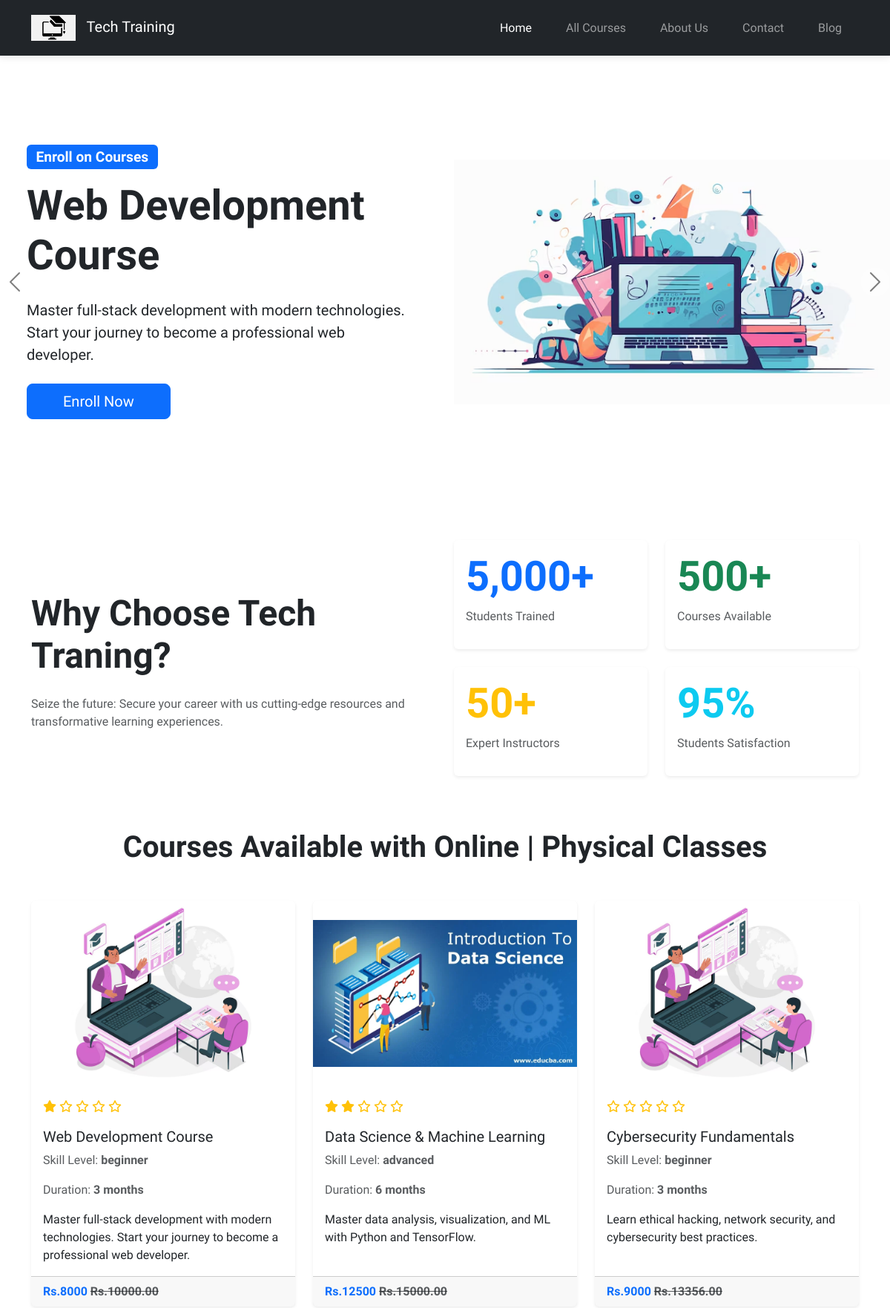
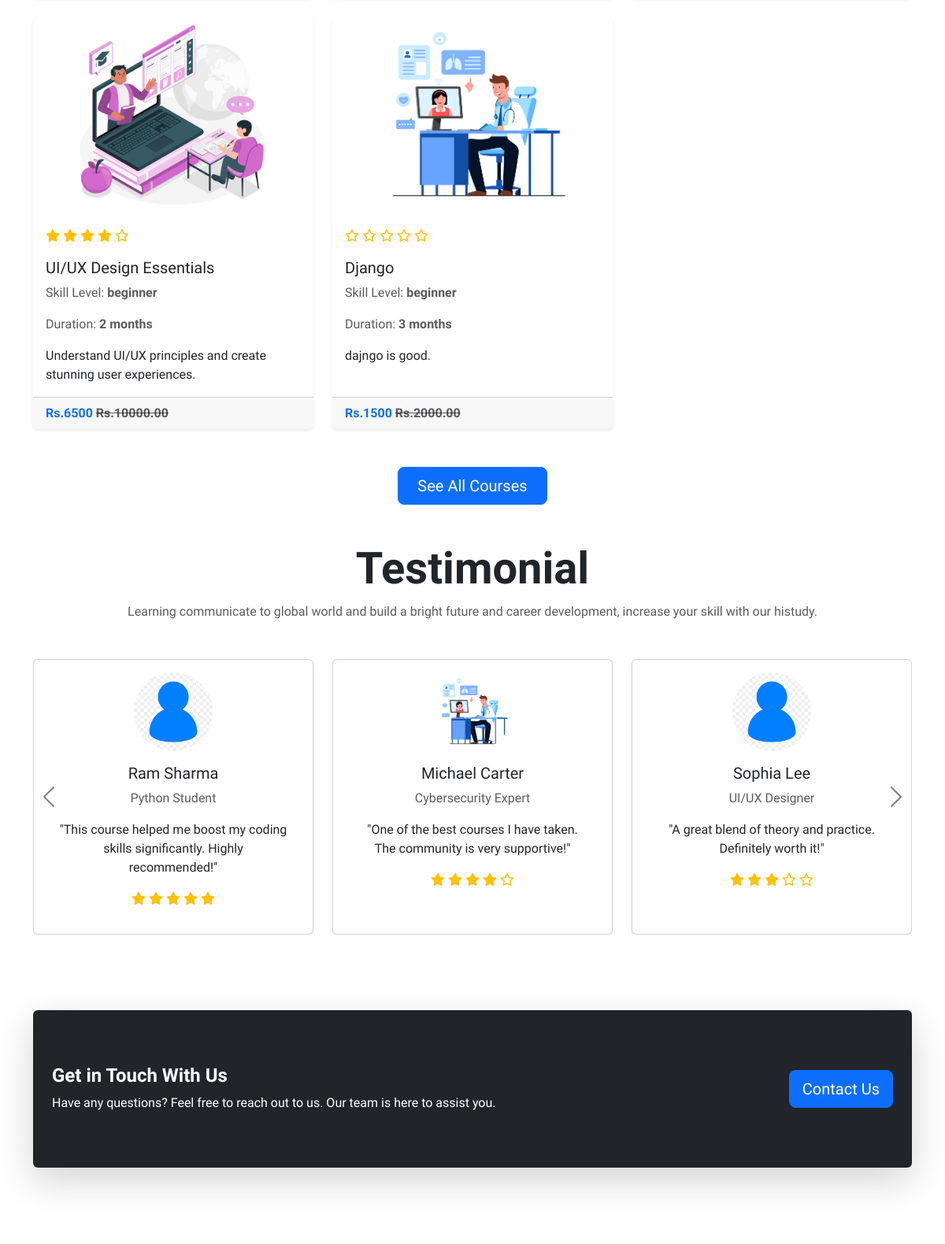
The page / (upper part) on the database its author committed (2 pictures, top to bottom).
### main_page_app/models.py (models this page shows, shortened)
class Courses(models.Model):
    CATEGORY_CHOICES = [
        ("programming", "Programming"),
        ("web development", "Web Development"),
        ("data science & analytics", "Data Science & Analytics"),
        ("graphic designing", "Graphic Designing"),
    ]
    SKILL_LEVEL = [
        ("beginner", "Beginner"),
        ("intermediate", "Intermediate"),
        ("advanced", "Advanced"),
    ]
    title = models.CharField(max_length=200)
    category = models.CharField(max_length=100, choices=CATEGORY_CHOICES)
    skill_level = models.CharField(max_length=100, choices=SKILL_LEVEL)
    description = models.TextField()
    syllabus = models.TextField(null=True)
    course_material = models.FileField(
        upload_to="course_materials/", blank=True, null=True
    )
    image = models.ImageField(upload_to="images/courses/", blank=True, null=True)
    price = models.DecimalField(max_digits=10, decimal_places=2)
    discount = models.PositiveIntegerField(default=0)
    instructor = models.ForeignKey(
        CustomUser,
        on_delete=models.CASCADE,
        limit_choices_to={"user_type": "instructor"},
        null=True,
    )
    duration = models.CharField(
        max_length=50, help_text="in months"
    )  # duration like 3 months
    enrollment_deadline = models.DateField()
    prerequisites = models.TextField(
        blank=True, null=True
    )  # (e.g., "Basic understanding of programming").
    special_offers = models.ManyToManyField(SpecialOffers, blank=True)
    course_rating = models.DecimalField(max_digits=3, decimal_places=2, default=0.0)
    is_new = models.BooleanField(default=True)
    is_active = models.BooleanField(default=True)
    created_at = models.DateTimeField(auto_now_add=True)
    updated_at = models.DateTimeField(auto_now=True)

class Testimonial(models.Model):
    student_name = models.CharField(max_length=100)
    postion = models.CharField(max_length=100)
    testimonial = models.TextField()
    photo = models.ImageField(upload_to="images/testimonials/", null=True, blank=True)
    rating = models.DecimalField(
        max_digits=3, decimal_places=2, default=0.0
    )  # Max 5.0 rating
    is_active = models.BooleanField(default=True)

### main_page_app/views.py (the view)
# urls.py: path("", home, name="home"),
def home(request):
    courses = Courses.objects.filter(is_new=True, is_active=True).first()
    coursess = Courses.objects.all()[:6]
    offers = SpecialOffers.objects.filter(is_active=True)[:3]
    announcement = Announcement.objects.filter(is_active=True).first()
    testimonials = Testimonial.objects.all()
    context = {
        "courses": courses,
        "coursess": coursess,
        "offers": offers,
        "announcement": announcement,
        "testimonials": testimonials,
        "date": datetime.now().year,
    }
    return render(request, "mainpage_html/home.html", context)

### main_page_app/templates/mainpage_html/home.html (shortened to what this page needs)
{% extends 'base.html' %}
 {% block content %}
 {% load static %}
<div id="carouselExampleCaptions" class="carousel slide"  data-bs-ride="carousel">
    <div class="carousel-inner">
      <div class="carousel-item active" data-bs-interval="10000">
        <div class="row align-items-center" style="min-height: 600px;">
          <div class="col-md-6 p-5">
            <div class="badge bg-primary mb-3" style="font-size: 1.2rem;">Enroll on Courses</div>
            {% if courses %}
            <h1 class="display-4 fw-bold mb-4">{{courses.title}}</h1>
            <p class="lead mb-4">{{courses.description}}</p>
            {% endif %}
            <div class="d-grid gap-3 d-md-block">
              <a href="{% url 'courses' %}"><button class="btn btn-primary btn-lg px-5 me-md-2">Enroll Now</button></a>
            </div>
          </div>
          <div class="col-md-6 d-block">
            <img src="{% static 'images/image.png' %}" class="d-none d-md-block w-100 h-100" style="object-fit: cover;" alt="Web Development">
          </div>
        </div>
      </div>
    </div>
  <button class="carousel-control-prev" type="button" data-bs-target="#carouselExampleCaptions" data-bs-slide="prev">
    <span class="carousel-control-prev-icon" aria-hidden="true"></span>
  </button>
  <button class="carousel-control-next" type="button" data-bs-target="#carouselExampleCaptions" data-bs-slide="next">
    <span class="carousel-control-next-icon" aria-hidden="true"></span>
  </button>
</div>
  <div class="container my-5">
    <div class="row align-item-center">
      <div class="col-md-6 d-flex flex-column justify-content-center" data-aos="fade-down"  data-aos-duration="1000">
        <h1 class="display-5 fw-bold mb-4">Why Choose Tech Traning?</h1>
        <p class="text-muted">Seize the future: Secure your career with us cutting-edge resources and transformative learning experiences.</p>
      </div>
      <div class="col-md-6" data-aos="fade-down"  data-aos-duration="1000">
        <div class="row">
          <div class="col-md-6 mb-4">
            <div class="card shadow-sm border-0">
              <div class="card-body">
                <h1 class="display-4 fw-bold text-primary">5,000+</h1>
                <p class="text-muted">Students Trained</p>
              </div>
            </div>
          </div>
          <div class="col-md-6 mb-4">
            <div class="card shadow-sm border-0">
              <div class="card-body">
                <h1 class="display-4 fw-bold text-success">500+</h1>
                <p class="text-muted">Courses Available</p>
              </div>
            </div>
          </div>
          <div class="col-md-6 mb-4">
            <div class="card shadow-sm border-0">
              <div class="card-body">
                <h1 class="display-4 fw-bold text-warning">50+</h1>
                <p class="text-muted">Expert Instructors</p>
              </div>
            </div>
          </div>
          <div class="col-md-6 mb-4">
            <div class="card shadow-sm border-0">
              <div class="card-body">
                <h1 class="display-4 fw-bold text-info">95%</h1>
                <p class="text-muted">Students Satisfaction</p>
              </div>
            </div>
          </div>
        </div>
      </div>
    </div>
  </div>
  <h1 class="fw-bold text-center mt-5" data-aos="fade-down"  data-aos-duration="1000">Courses Available with Online | Physical Classes</h1>
  <div class="container my-5">
    <div class="row row-cols-1 row-cols-md-2 row-cols-lg-3 g-4"  data-aos="fade-down"  data-aos-duration="1000" >
      {% for courses in coursess %}
      <div class="col-md-4">
        <div class="card h-100 shadow-sm border-0 hover-scale">
          <img src=" {% if courses.image %} {{courses.image.url}} {% else %} {% static 'images/default.png' %}
          {% endif %}" class="card-img-top img-fluid" alt="Course Image" style="height: 250px; object-fit: contain;">
          <div class="card-body">
             <div class="mb-3">
              <div class="d-flex align-items-center">
                <span class="text-warning">
                  {% for _ in "12345" %}
                    {% if forloop.counter <= courses.course_rating %}
                      <i class="fas fa-star"></i>
                    {% else %}
                      <i class="far fa-star"></i>
                    {% endif %}
                  {% endfor %}
                </span>
              </div>
            </div>
            <h5 class="card-title">{{courses.title}}</h5>
            <p class="text-muted">Skill Level: <span class="fw-bold">{{courses.skill_level}}</span></p>
            <p class="text-muted">Duration: <span class="fw-bold">{{courses.duration}} months</span></p>
            <p class="card-text">{{courses.description}}</p>
          </div>
          <div class="card-footer d-flex justify-content-between align-items-center">
            <span class="text-primary fw-bold">Rs.{{courses.discount}} <del class="text-muted">Rs.{{courses.price}}</del></span>
          </div>
        </div>
      </div>
      {% endfor %}
    </div>
  </div>
  <div class="text-center mt-4">
    <a href="{% url 'courses' %}" class="btn btn-primary btn-lg px-4">See All Courses</a>
  </div>
<div class="container my-5 mt-5" data-aos="fade-down"  data-aos-duration="1000">
  <h2 class="text-center display-4 fw-bold mt-5">Testimonial</h2>
  <p class="text-muted text-center mb-5">Learning communicate to global world and build a bright future and career development, increase your skill with our histudy.</p>
  <div id="testimonialCarousel" class="carousel slide" data-bs-ride="carousel">
    <div class="carousel-inner">
      {% for testimonial in testimonials|slice:":3" %}
      <div class="carousel-item {% if forloop.first %}active{% endif %}">
        <div class="row row-cols-1 row-cols-md-3 g-4">
          {% for testimonial in testimonials %}
          <div class="col">
            <div class="card h-100 shadow-sm text-center p-3">
              <img src="{% if testimonial.photo %}{{ testimonial.photo.url }}{% else %}{% static 'images/default-user.png' %}{% endif %}" class="rounded-circle mx-auto" alt="{{ testimonial.student_name }}" width="100" height="100">
              <div class="card-body">
                <h5 class="card-title">{{ testimonial.student_name }}</h5>
                <p class="text-muted">{{ testimonial.postion }}</p>
                <p class="card-text">"{{ testimonial.testimonial }}"</p>
                <div class="text-warning">
                  {% for _ in "12345" %}
                    {% if forloop.counter <= testimonial.rating %}
                      <i class="fas fa-star"></i>
                    {% else %}
                      <i class="far fa-star"></i>
                    {% endif %}
                  {% endfor %}
                </div>
              </div>
            </div>
          </div>
          {% if forloop.counter|divisibleby:3 and not forloop.last %}
        </div>
      </div>
          {% endif %}
          {% endfor %}
      {% endfor %}
    </div>
    <button class="carousel-control-prev" type="button" data-bs-target="#testimonialCarousel" data-bs-slide="prev">
      <span class="carousel-control-prev-icon" aria-hidden="true"></span>
    </button>
    <button class="carousel-control-next" type="button" data-bs-target="#testimonialCarousel" data-bs-slide="next">
      <span class="carousel-control-next-icon" aria-hidden="true"></span>
    </button>
  </div>
</div>
 <div class="container my-5 d-flex justify-content-center mt-5"  data-aos="fade-down"  data-aos-duration="1000">
  <div class="card shadow-lg border-0 w-100 p-4 bg-dark d-flex flex-row align-items-center rounded mt-5" style="min-height: 200px;">
    <div class="flex-grow-1">
      <h4 class="fw-bold text-white">Get in Touch With Us</h4>
      <p class="text-white mb-0">Have any questions? Feel free to reach out to us. Our team is here to assist you.</p>
    </div>
    <a href="{% url 'contact' %}" class="btn btn-primary btn-lg">Contact Us</a>
  </div>
</div>
{% endblock %}

### main_page_app/static/css/styles.css (style rules this page uses)
body { padding-top: 80px; font-family: var(--font-base), sans-serif; }
:root { --font-base: "Bai Jamjuree"; }
.carousel-control-prev-icon, .carousel-control-next-icon { filter: invert(1); }
.carousel-control-prev, .carousel-control-next { background-color: rgba(255, 255, 255, 0.5); width: 40px; height: 40px; border-radius: 50%; top: 50%; transform: translateY(-50%); }
.card { transition: transform 0.3s ease, box-shadow 0.3s ease; }

### rows shown on the page
Courses: title "Web Development Course", description "Master full-stack development with modern technologies. Start your journey to become a professional web developer.", course_rating 1 (drawn), skill_level "beginner", duration "3", discount "8000", price "10000.00"
Courses: image (picture), course_rating 2 (drawn), title "Data Science & Machine Learning", skill_level "advanced", duration "6", description "Master data analysis, visualization, and ML with Python and TensorFlow.", discount "12500", price "15000.00"
Courses: course_rating 0 (drawn), title "Cybersecurity Fundamentals", skill_level "beginner", duration "3", description "Learn ethical hacking, network security, and cybersecurity best practices.", discount "9000", price "13356.00"
Courses: course_rating 4 (drawn), title "UI/UX Design Essentials", skill_level "beginner", duration "2", description "Understand UI/UX principles and create stunning user experiences.", discount "6500", price "10000.00"
Courses: image (picture), course_rating 0 (drawn), title "Django", skill_level "beginner", duration "3", description "dajngo is good.", discount "1500", price "2000.00"
Testimonial: student_name "Ram Sharma", postion "Python Student", testimonial "This course helped me boost my coding skills significantly. Highly recommended!", rating 5 (drawn)
Testimonial: photo (picture), student_name "Michael Carter", postion "Cybersecurity Expert", testimonial "One of the best courses I have taken. The community is very supportive!", rating 4.5 (drawn)
Testimonial: student_name "Sophia Lee", postion "UI/UX Designer", testimonial "A great blend of theory and practice. Definitely worth it!", rating 3.5 (drawn)
